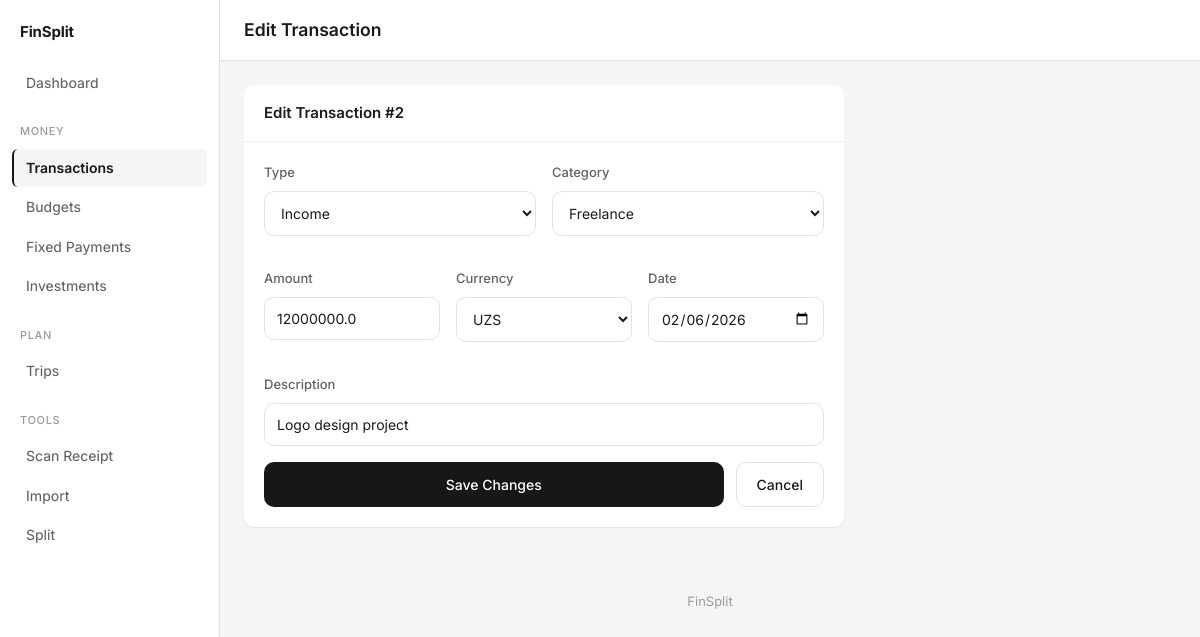
The app's page /transactions/edit/2 with its own data.
### models.py (models this page shows)
class Transaction(db.Model):
    id = db.Column(db.Integer, primary_key=True)
    type = db.Column(db.String(10), nullable=False)          # 'income' or 'expense'
    amount = db.Column(db.Float, nullable=False)
    currency = db.Column(db.String(3), nullable=False, default='USD')  # 'USD' or 'UZS'
    category = db.Column(db.String(50), nullable=False)
    description = db.Column(db.String(200), default='')
    date = db.Column(db.Date, nullable=False, default=date.today)

### app.py (the view, shortened to what this page needs)
@app.route('/transactions/edit/<int:id>', methods=['GET', 'POST'])
def edit_transaction(id):
    t = Transaction.query.get_or_404(id)
    return render_template('edit_transaction.html',
        t=t,
        expense_categories=EXPENSE_CATEGORIES,
        income_categories=INCOME_CATEGORIES
    )

### templates/edit_transaction.html (shortened to what this page needs)
{% extends "base.html" %}
{% block page_title %}Edit Transaction{% endblock %}
{% block content %}
<div class="card card-narrow">
    <div class="card-header"><h3>Edit Transaction #{{ t.id }}</h3></div>
    <div class="card-body">
        <form method="post">
            <div class="form-row cols-2">
                <div class="form-group">
                    <label>Type</label>
                    <select name="type" id="edit-type" onchange="updateCategories()">
                        <option value="income" {{ 'selected' if t.type == 'income' }}>Income</option>
                    </select>
                </div>
                <div class="form-group">
                    <label>Category</label>
                    <select name="category" id="edit-category"></select>
                </div>
            </div>
            <div class="form-row cols-3">
                <div class="form-group">
                    <label>Amount</label>
                    <input type="number" name="amount" step="0.01" min="0.01" value="{{ t.amount }}" required>
                </div>
                <div class="form-group">
                    <label>Currency</label>
                    <select name="currency">
                        <option value="UZS" {{ 'selected' if t.currency == 'UZS' }}>UZS</option>
                    </select>
                </div>
                <div class="form-group">
                    <label>Date</label>
                    <input type="date" name="date" value="{{ t.date.strftime('%Y-%m-%d') }}">
                </div>
            </div>
            <div class="form-group">
                <label>Description</label>
                <input type="text" name="description" value="{{ t.description or '' }}">
            </div>
            <div class="button-group">
                <button type="submit" class="btn btn-primary flex-1">Save Changes</button>
                <a href="/transactions" class="btn btn-outline">Cancel</a>
            </div>
        </form>
    </div>
</div>
{% endblock %}

### static/style.css (style rules this page uses)
:root { --space-1: 4px; --space-2: 8px; --space-3: 12px; --space-4: 16px; --space-5: 20px; --space-6: 24px; --space-8: 32px; --space-10: 40px; --text-xs: 11px; --text-sm: 13px; --text-base: 14px; --text-md: 15px; --text-lg: 18px; --text-xl: 24px; --text-2xl: 32px; --color-text: #1a1a1a; --color-text-secondary: #626262; --color-text-tertiary: #9a9a9a; --color-bg: #f5f5f4; --color-surface: #fff; --color-border: #e2e2df; --color-border-light: #eeeeec; --color-accent: #171717; --color-accent-hover: #2e2e2e; --color-accent-light: #f5f5f4; --color-positive: #1a7f37; --color-negative: #cf222e; --color-warning: #9a6700; --radius: 10px; --radius-sm: 6px; --shadow: 0 1px 2px rgba(0,0,0,0.04), 0 1px 1px rgba(0,0,0,0.03); }
*, *::before, *::after { box-sizing: border-box; margin: 0; padding: 0; }
body { font-family: 'Inter', -apple-system, BlinkMacSystemFont, sans-serif; font-size: var(--text-md); color: var(--color-text); background: var(--color-bg); line-height: 1.6; -webkit-font-smoothing: antialiased; }
a { color: var(--color-accent); text-decoration: none; }
h3 { font-size: var(--text-md); font-weight: 600; margin: 0; }
.flex-1 { flex: 1; }
.card { background: var(--color-surface); border-radius: var(--radius); box-shadow: var(--shadow); overflow: hidden; }
.card-narrow { max-width: 600px; }
.card-header { padding: var(--space-4) var(--space-5); border-bottom: 1px solid var(--color-border-light); display: flex; justify-content: space-between; align-items: center; }
.card-body { padding: var(--space-5); }
input, select, textarea { font-family: inherit; font-size: var(--text-base); padding: var(--space-3) var(--space-3); border: 1px solid var(--color-border); border-radius: var(--radius); background: var(--color-surface); color: var(--color-text); width: 100%; transition: border-color 150ms, box-shadow 150ms; }
label { display: block; font-size: var(--text-sm); color: var(--color-text-secondary); margin-bottom: var(--space-2); font-weight: 500; }
.form-group { margin-bottom: var(--space-4); }
.form-row { display: grid; gap: var(--space-4); margin-bottom: var(--space-4); }
.form-row.cols-2 { grid-template-columns: 1fr 1fr; }
.form-row.cols-3 { grid-template-columns: 1fr 1fr 1fr; }
.btn { display: inline-flex; align-items: center; justify-content: center; gap: var(--space-2); padding: var(--space-3) var(--space-5); font-size: var(--text-base); font-weight: 500; border: none; border-radius: var(--radius); cursor: pointer; font-family: inherit; text-decoration: none; line-height: 1.4; transition: all 150ms; }
.btn-primary { background: var(--color-accent); color: #fff; }
.btn-outline { background: var(--color-surface); border: 1px solid var(--color-border); color: var(--color-text); }
.button-group { display: flex; gap: var(--space-3); }

### records on screen
Transaction: id "2", amount "12000000.0", date "02/06/2026", description "Logo design project"
